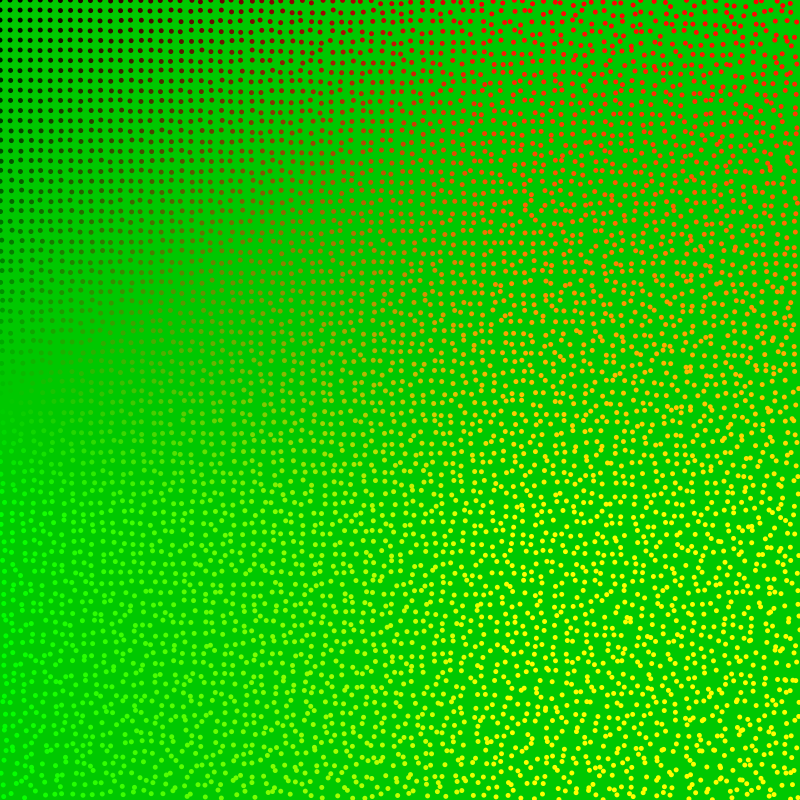
Frame 1 (no input)
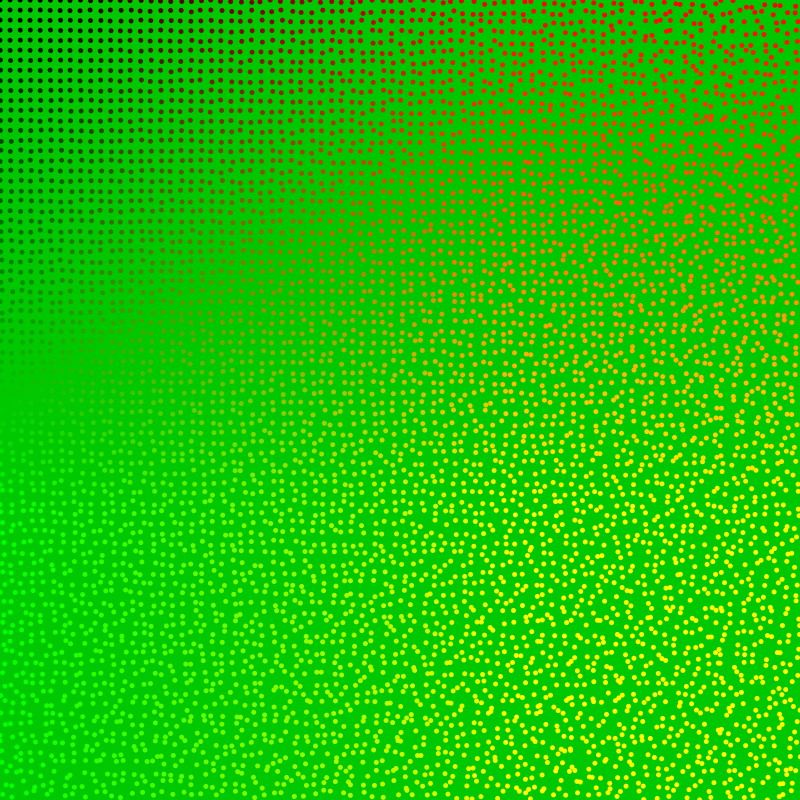
Frame 60 (the mouse pressed at the canvas centre just before this capture)
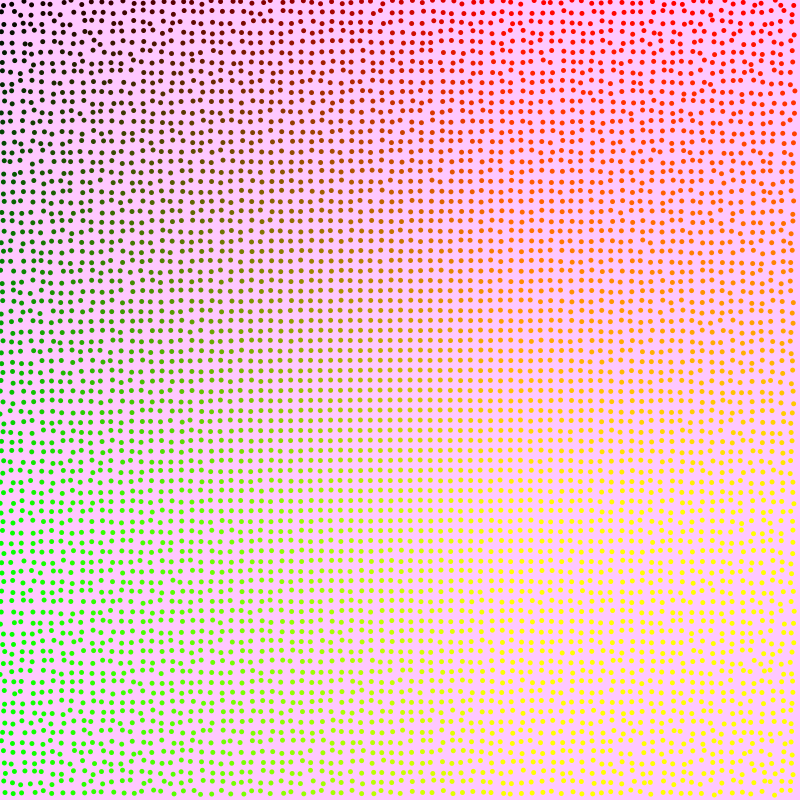
Frame 120 (the mouse held since frame 60 and released just before this capture)

The Processing sketch that drew these frames (run headless with seeded random() and noise(); from frame 60 on, the mouse is pressed at the canvas centre):

// Processing sketch: processing_159132
// ── processing_159132.pde

void setup() {
  size(800, 800);
}


void draw() {
 background (mouseY, 200, mouseX);
  noStroke();
  noCursor();
  for (int x=0; x<800; x=x+10) {
    for (int y=0; y<800; y=y+10) {
      fill(x*0.5,y*0.5, random(1*1));
      float perro = dist(mouseX, mouseY, x, y);
     // if (perro<20) {
        ellipse(x+random (perro*0.01), y+random(perro*0.01), 5, 5);
      }
    //}
  }

}
